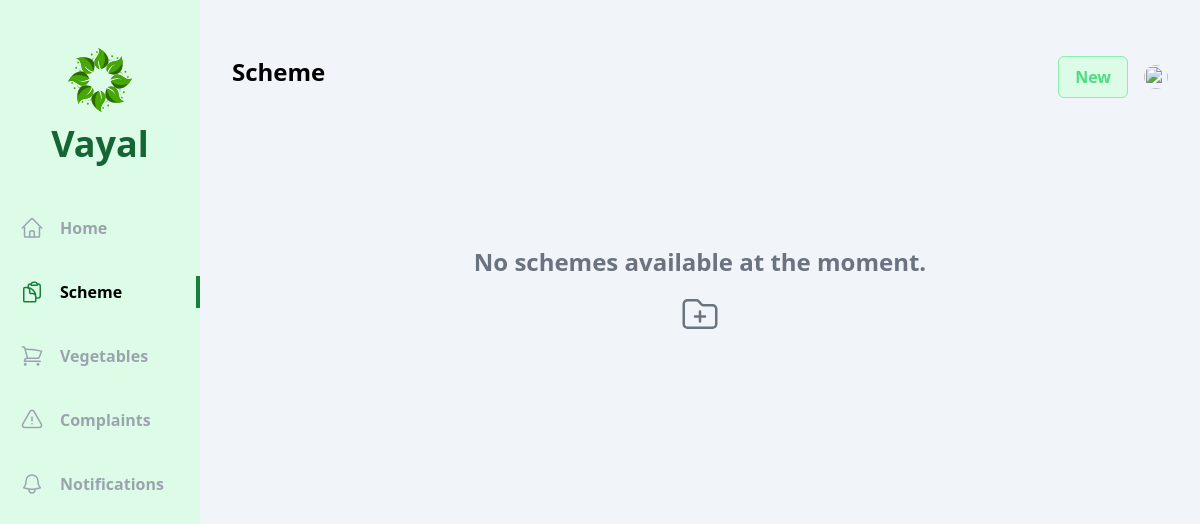
/officer/schemes/, run on an earlier commit of the app's database.
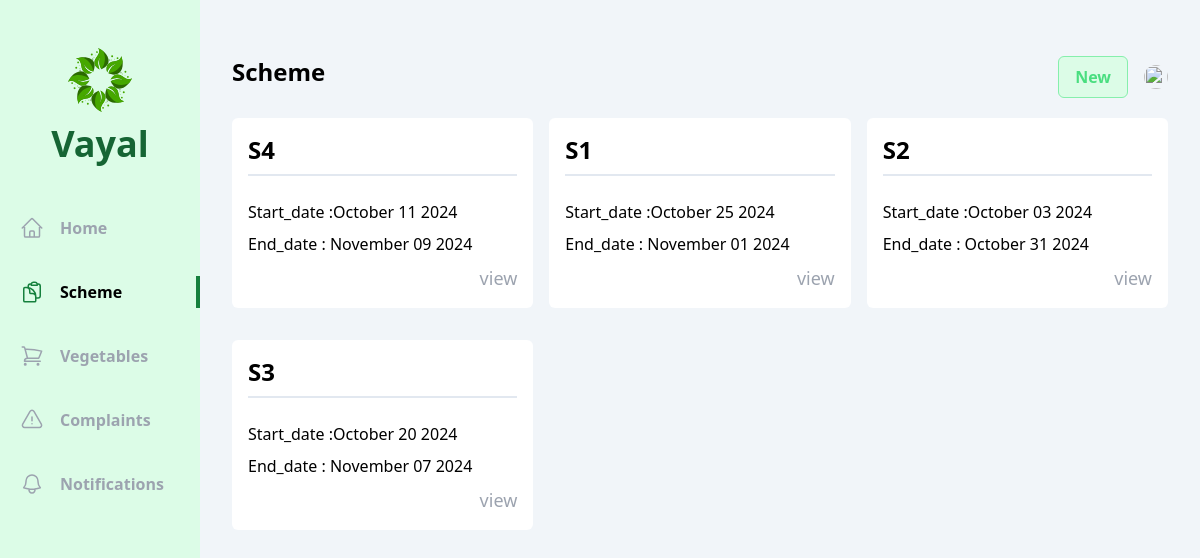
And on a later commit of the database.
### officer/models.py (models this page shows, shortened)
class Scheme(models.Model):
    officer=models.ForeignKey(Agricultural_officer, on_delete=models.CASCADE)
    name=models.CharField(max_length=250)
    type=models.CharField(max_length=50,choices=schem_type)
    description=models.CharField(max_length=250)
    criteria=models.CharField(max_length=250)
    cast_eligibility = models.CharField(max_length=50,choices=scheme_cast,default='All')
    land_ownership=models.CharField(max_length=20, choices=land,default='All')
    posted_date=models.DateTimeField(auto_now_add=True)
    start_date=models.DateField()
    end_date=models.DateField()

### officer/views/schemes.py (the view)
# urls.py: path('schemes/',schemes.index,name='schemes'),
def index(request):
    schemes=Scheme.objects.all().order_by('-id')
    return render(request,'officer/schemes/index.html',{'schemes':schemes,})

### officer/templates/officer/schemes/index.html (shortened to what this page needs)
{% extends 'base.html' %}
{% block content %}
<div class="flex  bg-slate-100">
  <div class="w-2/12 bg-green-100 flex flex-col items-center pb-10">
      <div class="my-12 flex flex-col gap-3 justify-center items-center">
          <h1 class="text-4xl font-bold text-green-800 ">Vayal</h1>
      </div>
      <ul class="flex flex-col gap-8 w-full font-bold text-gray-400">
        <li class="w-full flex items-center px-5 py-1 gap-4 group hover:text-gray-500 cursor-pointer hover:border-green-700 hover:border-r-4">
          <a href="{% url 'officer:home' %}">Home</a>
      </li>
            <li class="w-full flex items-center px-5 py-1 gap-4 border-r-4 text-black border-green-700">
              <a href="{% url 'officer:schemes' %}">Scheme</a>
          </li>
          <li class="w-full flex items-center px-5 py-1 gap-4 group hover:text-gray-500 cursor-pointer hover:border-green-700 hover:border-r-4">
            <a href="{% url 'officer:vegetables' %}">Vegetables</a>
        </li>
        <li class="w-full flex items-center px-5 py-1 gap-4 group hover:text-gray-500 cursor-pointer hover:border-green-700 hover:border-r-4">
            <a href="{% url 'officer:complaints' %}">Complaints</a>
        </li>
        <li class="w-full flex items-center px-5 py-1 gap-4 group hover:text-gray-500 cursor-pointer hover:border-green-700 hover:border-r-4">
            <a href="{% url 'officer:notifications' %}">Notifications</a>
        </li>
      </ul>
    </div>
    <div class="w-10/12 h-screen overflow-y-auto px-8 py-14">
        <div class="flex justify-between mb-5">
            <h1 class="text-2xl font-bold">Scheme</h1>
            <div class="flex items-center gap-4">
                <span class="px-4 py-2 flex gap-1 bg-green-100 text-green-400 border cursor-pointer border-green-300 font-bold rounded-md">
                    <span>
                        <a href="{% url 'officer:create_schemes' %}">New</a>
                    </span>
                </span>
                <div class="relative">
                <img id="profile" src="/uploads/{{vayal_user.photo}}" class="h-6 w-6 rounded-full cursor-pointer" alt="">
            </div>
            </div>
        </div>
      <div class="grid grid-cols-3 gap-x-4 gap-y-8">
        {% if schemes %}
        {% for scheme in schemes %}
            <div class="flex flex-col bg-white p-4 rounded-md gap-2">
                <span class="text-2xl font-bold mb-4 pb-2 border-b-2 border-slate-200">{{scheme.name }}</span>
                <span>Start_date :{{scheme.start_date  | date:"F d Y" }}</span>
                <span>End_date : {{scheme.end_date  | date:"F d Y" }}</span>
                <div class="flex justify-end ">
                    <a href ="{% url 'officer:details_schemes' scheme.id  %}" class="text-lg text-gray-400 ">view</a>
                </div>
            </div>
        {% endfor %}
        {% else %}
        <div class="flex flex-col items-center justify-center col-span-3 text-center my-20">
            <p class="text-2xl font-semibold text-gray-500 mb-4 mt-12">No schemes available at the moment.</p>
            <a href="{% url 'officer:create_schemes' %}" class="text-3xl text-gray-500 hover:text-green-500 flex items-center gap-2">
                <span>
                </span>
            </a>
        </div>
    {% endif %}
    </div>
  </div>
{% endblock content %}

### templates/base.html (shortened to what this page needs)
<!DOCTYPE html>
<html lang="en">
<head>
    <script src="https://cdn.tailwindcss.com"></script>
</head>
<body>
    {% block content %}
    {% endblock content %}
</body>
</html>

What changed in the data, as far as the page shows it:
added Scheme: name "S4", start_date "October 11 2024", end_date "November 09 2024"
added Scheme: name "S1", start_date "October 25 2024", end_date "November 01 2024"
added Scheme: name "S2", start_date "October 03 2024", end_date "October 31 2024"
added Scheme: name "S3", start_date "October 20 2024", end_date "November 07 2024"
Also different on the page:
text no longer shown: "No schemes available at the moment."
